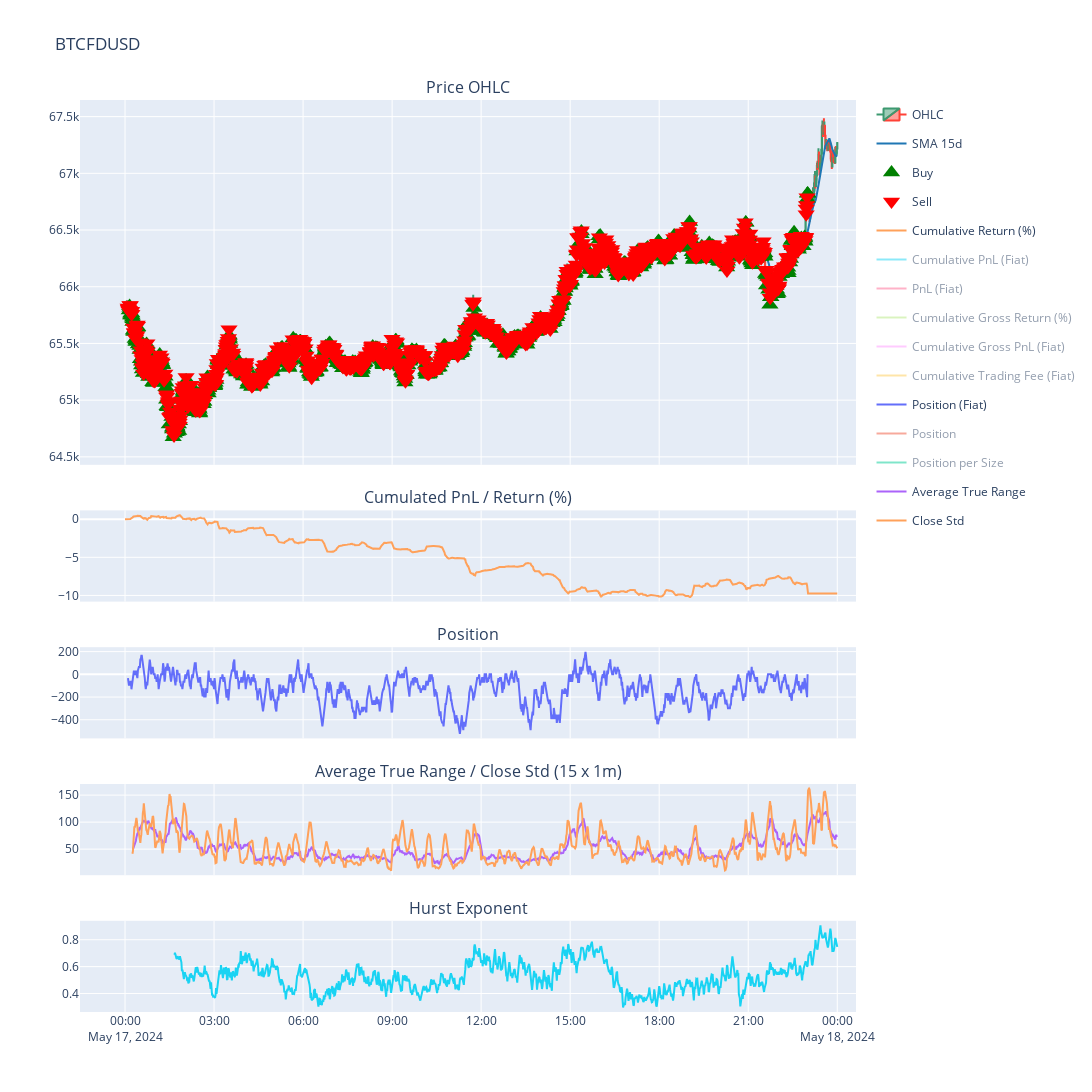
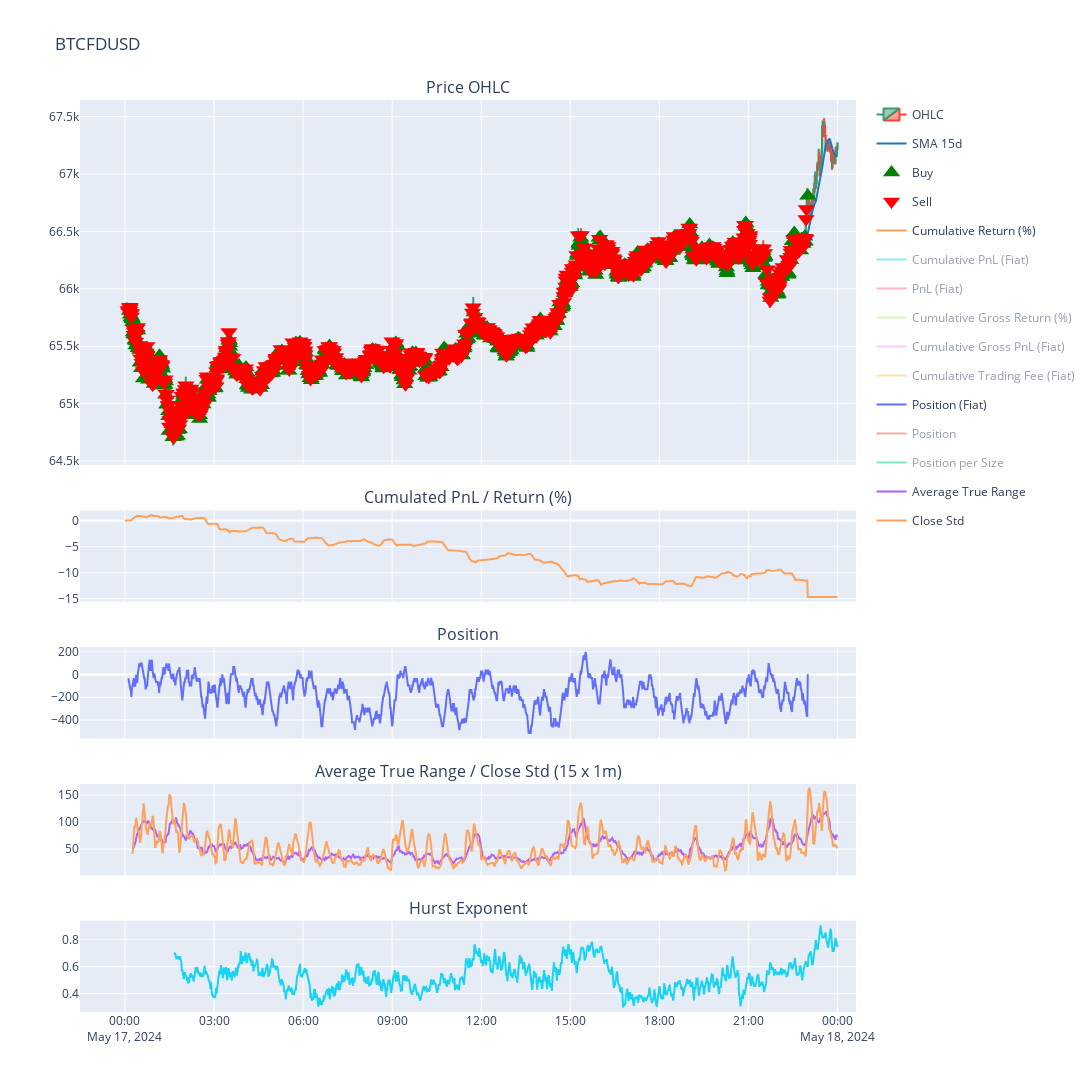

These figures' notebook cell, in order:
### Code cell
for k, v in strategy_dict.items():
    strategy = v
    strategy.load_data(date_str, lookback_end=date_str_end)    
    strategy.summary(True)

### Figure 1 — Plotly figure (JSON) as saved in the notebook; plotly's stock layout.template omitted (floating-point values rounded to 4 significant figures; data arrays with more than 128 entries replaced by an {"elided": "..."} marker saying what was removed)
{"data": [{"close": {"elided": "1441 float values"}, "high": {"elided": "1441 float values"}, "legendgroup": "OHCL", "low": {"elided": "1441 float values"}, "name": "OHLC", "open": {"elided": "1441 float values"}, "type": "candlestick", "x": {"elided": "1441 str values"}, "xaxis": "x", "yaxis": "y"}, {"legendgroup": "SMA 15d", "marker": {"color": "rgb(31, 119, 180)"}, "name": "SMA 15d", "type": "scatter", "x": {"elided": "1441 str values"}, "xaxis": "x", "y": {"elided": "1441 float values"}, "yaxis": "y"}, {"marker": {"color": "green", "size": 15, "symbol": 5}, "mode": "markers", "name": "Buy", "type": "scatter", "x": {"elided": "1225 str values"}, "xaxis": "x", "y": {"elided": "1225 float values"}, "yaxis": "y"}, {"marker": {"color": "red", "size": 15, "symbol": 6}, "mode": "markers", "name": "Sell", "type": "scatter", "x": {"elided": "1229 str values"}, "xaxis": "x", "y": {"elided": "1229 float values"}, "yaxis": "y"}, {"name": "Cumulative Return (%)", "type": "scatter", "x": {"elided": "1441 str values"}, "xaxis": "x2", "y": {"elided": "1441 float values"}, "yaxis": "y2"}, {"name": "Cumulative PnL (Fiat)", "type": "scatter", "visible": "legendonly", "x": {"elided": "1441 str values"}, "xaxis": "x2", "y": {"elided": "1441 float values"}, "yaxis": "y2"}, {"name": "PnL (Fiat)", "type": "scatter", "visible": "legendonly", "x": {"elided": "1441 str values"}, "xaxis": "x2", "y": {"elided": "1441 float values"}, "yaxis": "y2"}, {"name": "Cumulative Gross Return (%)", "type": "scatter", "visible": "legendonly", "x": {"elided": "1441 str values"}, "xaxis": "x2", "y": {"elided": "1441 float values"}, "yaxis": "y2"}, {"name": "Cumulative Gross PnL (Fiat)", "type": "scatter", "visible": "legendonly", "x": {"elided": "1441 str values"}, "xaxis": "x2", "y": {"elided": "1441 float values"}, "yaxis": "y2"}, {"name": "Cumulative Trading Fee (Fiat)", "type": "scatter", "visible": "legendonly", "x": {"elided": "1441 str values"}, "xaxis": "x2", "y": {"elided": "1441 int values"}, "yaxis": "y2"}, {"name": "Position (Fiat)", "type": "scatter", "x": {"elided": "1369 str values"}, "xaxis": "x3", "y": {"elided": "1369 float values"}, "yaxis": "y3"}, {"name": "Position", "type": "scatter", "visible": "legendonly", "x": {"elided": "1369 str values"}, "xaxis": "x3", "y": {"elided": "1369 float values"}, "yaxis": "y3"}, {"name": "Position per Size", "type": "scatter", "visible": "legendonly", "x": {"elided": "1369 str values"}, "xaxis": "x3", "y": {"elided": "1369 float values"}, "yaxis": "y3"}, {"name": "Average True Range", "type": "scatter", "x": {"elided": "1441 str values"}, "xaxis": "x4", "y": {"elided": "1441 float values"}, "yaxis": "y4"}, {"name": "Close Std", "type": "scatter", "x": {"elided": "1441 str values"}, "xaxis": "x4", "y": {"elided": "1441 float values"}, "yaxis": "y4"}, {"showlegend": false, "type": "scatter", "x": {"elided": "1441 str values"}, "xaxis": "x5", "y": {"elided": "1441 float values"}, "yaxis": "y5"}], "layout": {"annotations": [{"font": {"size": 16}, "showarrow": false, "text": "Price OHLC", "x": 0.5, "xanchor": "center", "xref": "paper", "y": 1, "yanchor": "bottom", "yref": "paper"}, {"font": {"size": 16}, "showarrow": false, "text": "Cumulated PnL / Return (%)", "x": 0.5, "xanchor": "center", "xref": "paper", "y": 0.55, "yanchor": "bottom", "yref": "paper"}, {"font": {"size": 16}, "showarrow": false, "text": "Position", "x": 0.5, "xanchor": "center", "xref": "paper", "y": 0.4, "yanchor": "bottom", "yref": "paper"}, {"font": {"size": 16}, "showarrow": false, "text": "Average True Range / Close Std (15 x 1m)", "x": 0.5, "xanchor": "center", "xref": "paper", "y": 0.25, "yanchor": "bottom", "yref": "paper"}, {"font": {"size": 16}, "showarrow": false, "text": "Hurst Exponent", "x": 0.5, "xanchor": "center", "xref": "paper", "y": 0.1, "yanchor": "bottom", "yref": "paper"}], "height": 1500, "hovermode": "x", "title": {"text": "BTCFDUSD"}, "width": 1500, "xaxis": {"anchor": "y", "domain": [0, 1], "matches": "x5", "rangeslider": {"visible": false}, "showticklabels": false}, "xaxis2": {"anchor": "y2", "domain": [0, 1], "matches": "x5", "showticklabels": false}, "xaxis3": {"anchor": "y3", "domain": [0, 1], "matches": "x5", "showticklabels": false}, "xaxis4": {"anchor": "y4", "domain": [0, 1], "matches": "x5", "showticklabels": false}, "xaxis5": {"anchor": "y5", "domain": [0, 1]}, "yaxis": {"anchor": "x", "domain": [0.6, 1]}, "yaxis2": {"anchor": "x2", "domain": [0.45, 0.55]}, "yaxis3": {"anchor": "x3", "domain": [0.3, 0.4]}, "yaxis4": {"anchor": "x4", "domain": [0.15, 0.25]}, "yaxis5": {"anchor": "x5", "domain": [0, 0.1]}}}

### Figure 2 — Plotly figure (JSON) as saved in the notebook; plotly's stock layout.template omitted (floating-point values rounded to 4 significant figures; data arrays with more than 128 entries replaced by an {"elided": "..."} marker saying what was removed)
{"data": [{"close": {"elided": "1441 float values"}, "high": {"elided": "1441 float values"}, "legendgroup": "OHCL", "low": {"elided": "1441 float values"}, "name": "OHLC", "open": {"elided": "1441 float values"}, "type": "candlestick", "x": {"elided": "1441 str values"}, "xaxis": "x", "yaxis": "y"}, {"legendgroup": "SMA 15d", "marker": {"color": "rgb(31, 119, 180)"}, "name": "SMA 15d", "type": "scatter", "x": {"elided": "1441 str values"}, "xaxis": "x", "y": {"elided": "1441 float values"}, "yaxis": "y"}, {"marker": {"color": "green", "size": 15, "symbol": 5}, "mode": "markers", "name": "Buy", "type": "scatter", "x": {"elided": "1008 str values"}, "xaxis": "x", "y": {"elided": "1008 float values"}, "yaxis": "y"}, {"marker": {"color": "red", "size": 15, "symbol": 6}, "mode": "markers", "name": "Sell", "type": "scatter", "x": {"elided": "1018 str values"}, "xaxis": "x", "y": {"elided": "1018 float values"}, "yaxis": "y"}, {"name": "Cumulative Return (%)", "type": "scatter", "x": {"elided": "1441 str values"}, "xaxis": "x2", "y": {"elided": "1441 float values"}, "yaxis": "y2"}, {"name": "Cumulative PnL (Fiat)", "type": "scatter", "visible": "legendonly", "x": {"elided": "1441 str values"}, "xaxis": "x2", "y": {"elided": "1441 float values"}, "yaxis": "y2"}, {"name": "PnL (Fiat)", "type": "scatter", "visible": "legendonly", "x": {"elided": "1441 str values"}, "xaxis": "x2", "y": {"elided": "1441 float values"}, "yaxis": "y2"}, {"name": "Cumulative Gross Return (%)", "type": "scatter", "visible": "legendonly", "x": {"elided": "1441 str values"}, "xaxis": "x2", "y": {"elided": "1441 float values"}, "yaxis": "y2"}, {"name": "Cumulative Gross PnL (Fiat)", "type": "scatter", "visible": "legendonly", "x": {"elided": "1441 str values"}, "xaxis": "x2", "y": {"elided": "1441 float values"}, "yaxis": "y2"}, {"name": "Cumulative Trading Fee (Fiat)", "type": "scatter", "visible": "legendonly", "x": {"elided": "1441 str values"}, "xaxis": "x2", "y": {"elided": "1441 int values"}, "yaxis": "y2"}, {"name": "Position (Fiat)", "type": "scatter", "x": {"elided": "1371 str values"}, "xaxis": "x3", "y": {"elided": "1371 float values"}, "yaxis": "y3"}, {"name": "Position", "type": "scatter", "visible": "legendonly", "x": {"elided": "1371 str values"}, "xaxis": "x3", "y": {"elided": "1371 float values"}, "yaxis": "y3"}, {"name": "Position per Size", "type": "scatter", "visible": "legendonly", "x": {"elided": "1371 str values"}, "xaxis": "x3", "y": {"elided": "1371 float values"}, "yaxis": "y3"}, {"name": "Average True Range", "type": "scatter", "x": {"elided": "1441 str values"}, "xaxis": "x4", "y": {"elided": "1441 float values"}, "yaxis": "y4"}, {"name": "Close Std", "type": "scatter", "x": {"elided": "1441 str values"}, "xaxis": "x4", "y": {"elided": "1441 float values"}, "yaxis": "y4"}, {"showlegend": false, "type": "scatter", "x": {"elided": "1441 str values"}, "xaxis": "x5", "y": {"elided": "1441 float values"}, "yaxis": "y5"}], "layout": {"annotations": [{"font": {"size": 16}, "showarrow": false, "text": "Price OHLC", "x": 0.5, "xanchor": "center", "xref": "paper", "y": 1, "yanchor": "bottom", "yref": "paper"}, {"font": {"size": 16}, "showarrow": false, "text": "Cumulated PnL / Return (%)", "x": 0.5, "xanchor": "center", "xref": "paper", "y": 0.55, "yanchor": "bottom", "yref": "paper"}, {"font": {"size": 16}, "showarrow": false, "text": "Position", "x": 0.5, "xanchor": "center", "xref": "paper", "y": 0.4, "yanchor": "bottom", "yref": "paper"}, {"font": {"size": 16}, "showarrow": false, "text": "Average True Range / Close Std (15 x 1m)", "x": 0.5, "xanchor": "center", "xref": "paper", "y": 0.25, "yanchor": "bottom", "yref": "paper"}, {"font": {"size": 16}, "showarrow": false, "text": "Hurst Exponent", "x": 0.5, "xanchor": "center", "xref": "paper", "y": 0.1, "yanchor": "bottom", "yref": "paper"}], "height": 1500, "hovermode": "x", "title": {"text": "BTCFDUSD"}, "width": 1500, "xaxis": {"anchor": "y", "domain": [0, 1], "matches": "x5", "rangeslider": {"visible": false}, "showticklabels": false}, "xaxis2": {"anchor": "y2", "domain": [0, 1], "matches": "x5", "showticklabels": false}, "xaxis3": {"anchor": "y3", "domain": [0, 1], "matches": "x5", "showticklabels": false}, "xaxis4": {"anchor": "y4", "domain": [0, 1], "matches": "x5", "showticklabels": false}, "xaxis5": {"anchor": "y5", "domain": [0, 1]}, "yaxis": {"anchor": "x", "domain": [0.6, 1]}, "yaxis2": {"anchor": "x2", "domain": [0.45, 0.55]}, "yaxis3": {"anchor": "x3", "domain": [0.3, 0.4]}, "yaxis4": {"anchor": "x4", "domain": [0.15, 0.25]}, "yaxis5": {"anchor": "x5", "domain": [0, 0.1]}}}
